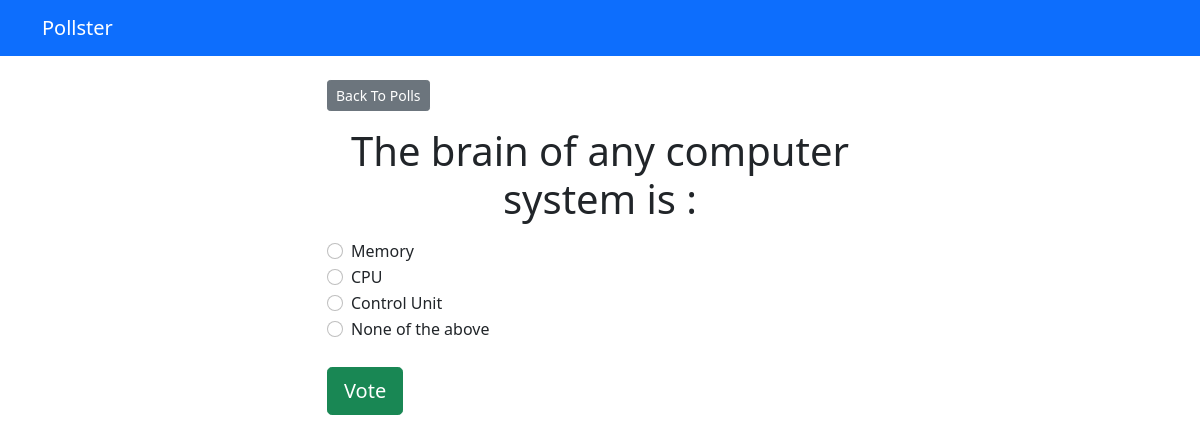
Page /polls/3/ on the committed database.
### polls/models.py (models this page shows, shortened)
class Question(models.Model):
    question_text = models.CharField(max_length=200)
    pub_date = models.DateTimeField('date published')

class Choice(models.Model):
    question = models.ForeignKey(Question, on_delete=models.CASCADE)
    choice_text = models.CharField(max_length=200)
    votes = models.IntegerField(default=0)

### polls/views.py (the view)
# urls.py: path('<int:question_id>/', views.detail, name='detail'),
def detail(request, question_id):
    try:
        question = Question.objects.get(pk=question_id)
    except Question.DoesNotExist:
        raise Http404("Question does not exist")
    return render(request, 'polls/detail.html', {'question': question})

### templates/polls/detail.html (shortened to what this page needs)
{% extends 'base.html' %}
{% block content %}
    <a class="btn btn-secondary btn-sm mb-3" href="{% url 'polls:index' %}">Back To Polls</a>
    <h1 class="text-center mb-3">{{ question.question_text }}</h1>
    <form action="{% url 'polls:vote' question.id %}" method="post">
        {% for choice in question.choice_set.all %}
            <div class="form-check">
                <input
                    type="radio"
                    name="choice"
                    class="form-check-input"
                    id="choice{{ forloop.counter }}"
                    value="{{ choice.id }}"
                />
                <label for="choice{{ forloop.counter }}">{{ choice.choice_text }}</label
                >
            </div>
        {% endfor %}
        <input type="submit" value="Vote" class="btn btn-success btn-lg btn-block mt-4" />
    </form>
{% endblock %}

### rows in the picture
Question: question_text "The brain of any computer system is :"
Choice: choice_text "Memory"
Choice: choice_text "CPU"
Choice: choice_text "Control Unit"
Choice: choice_text "None of the above"
